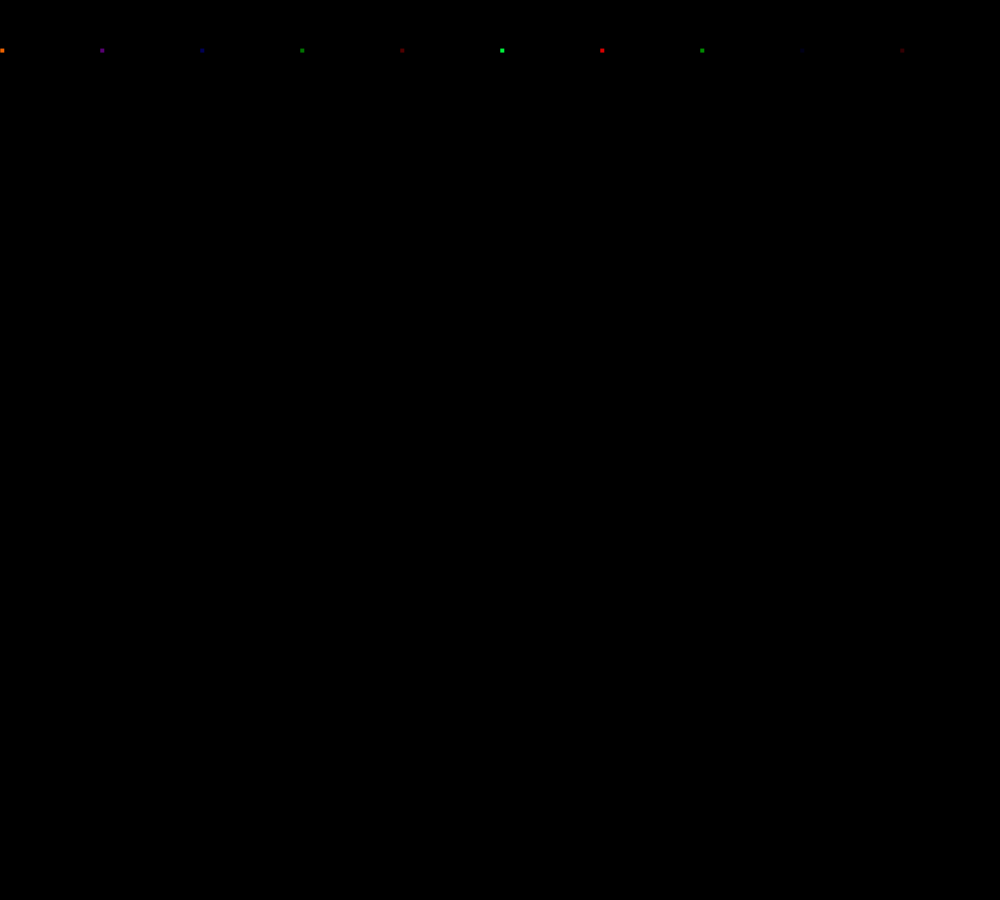
Frame 1 (no input)
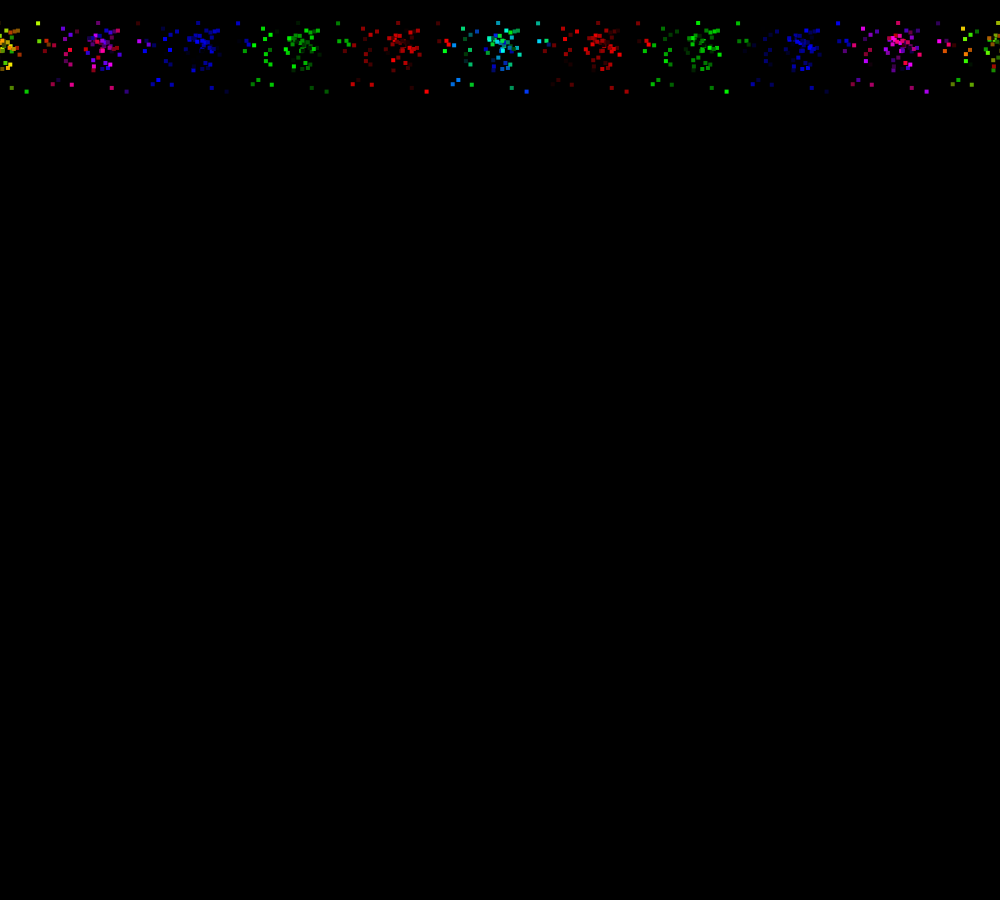
Frame 60 (the mouse pressed at the canvas centre just before this capture)
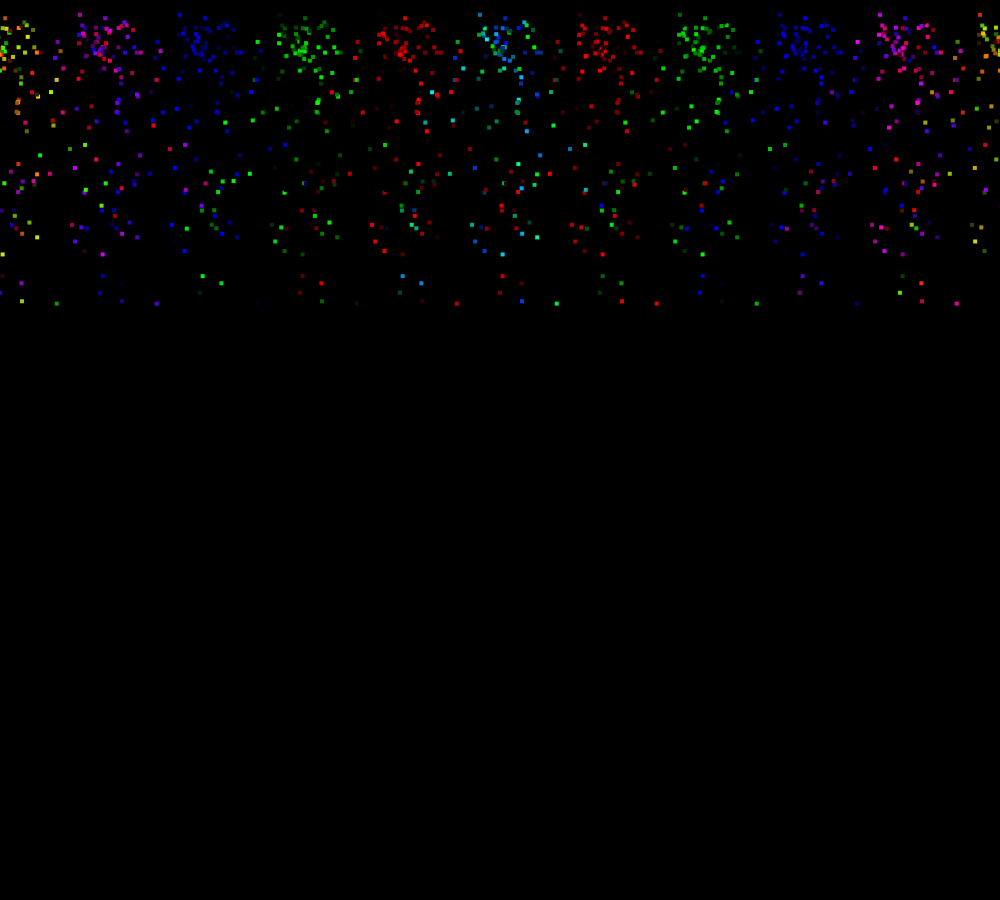
Frame 120 (the mouse held since frame 60 and released just before this capture)

The Processing sketch that drew these frames (run headless with seeded random() and noise(); from frame 60 on, the mouse is pressed at the canvas centre):

// Processing sketch: processing_145183
// ── processing_145183.pde

//Trevor Reed - period 4 engineering - 4.9.13
ParticleSystem ps;
int strobe=0;

void setup ()
{
  noStroke ();
size  (1000,900);
ps= new ParticleSystem(new PVector (width/2,50));
}

void draw ()
{
background (0);
 ps.addParticle();
  ps.run();
}
class Particle
{
    PVector location;
  PVector velocity;
  PVector acceleration;
  float lifespan;
   Particle(PVector l)
   {
    acceleration = new PVector(0,0.05);
    velocity = new PVector(random(-1,1),random(-2,0));
    location = l.get();
    lifespan=255.0;
   }
   void run ()
{
  update ();
  display ();
}
  void update() {
    velocity.add(acceleration);
    location.add(velocity);
    lifespan -= 1.0;
  }
    void display() {
    fill(0,random(0,255),random(0,255));
    rect(location.x,location.y,4,4);
    fill(random(0,255),0,0);
    rect(location.x+100,location.y,4,4);
    fill(random(0,255),0,0);
    rect(location.x-100,location.y,4,4);
    fill(0,random(0,255),0);
    rect(location.x-200,location.y,4,4);
    fill(0,random(0,255),0);
    rect(location.x+200,location.y,4,4);
    fill(0,0,random(0,255));
    rect(location.x-300,location.y,4,4);
    fill(0,0,random(0,255));
    rect(location.x+300,location.y,4,4);
    fill(random(0,255),0,random(0,255));
     rect(location.x+400,location.y,4,4);
     fill(random(0,255),0,random(0,255));
      rect(location.x-400,location.y,4,4);
      fill(random(0,255),random(0,255),0);
       rect(location.x+500,location.y,4,4);
       fill(random(0,255),random(0,255),0);
        rect(location.x-500,location.y,4,4);
  }
  
  boolean isDead() {
    if (lifespan < 0.0) {
      return true;
    } else {
      return false;
    }
  }
}
class ParticleSystem {
  ArrayList<Particle> particles;
  PVector origin;

  ParticleSystem(PVector location) {
    origin = location.get();
    particles = new ArrayList<Particle>();
  }

  void addParticle() {
    particles.add(new Particle(origin));
  }

  void run() {
    for (int i = particles.size()-1; i >= 0; i--) {
      Particle p = particles.get(i);
      p.run();
      if (p.isDead()) {
        particles.remove(i);
      }
    }
  }
}
